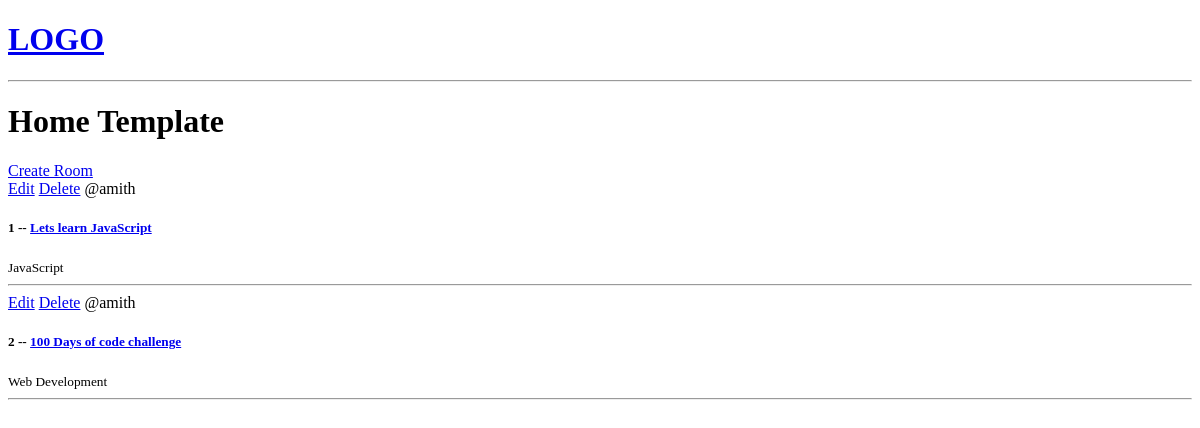
Before: / with the older database file.
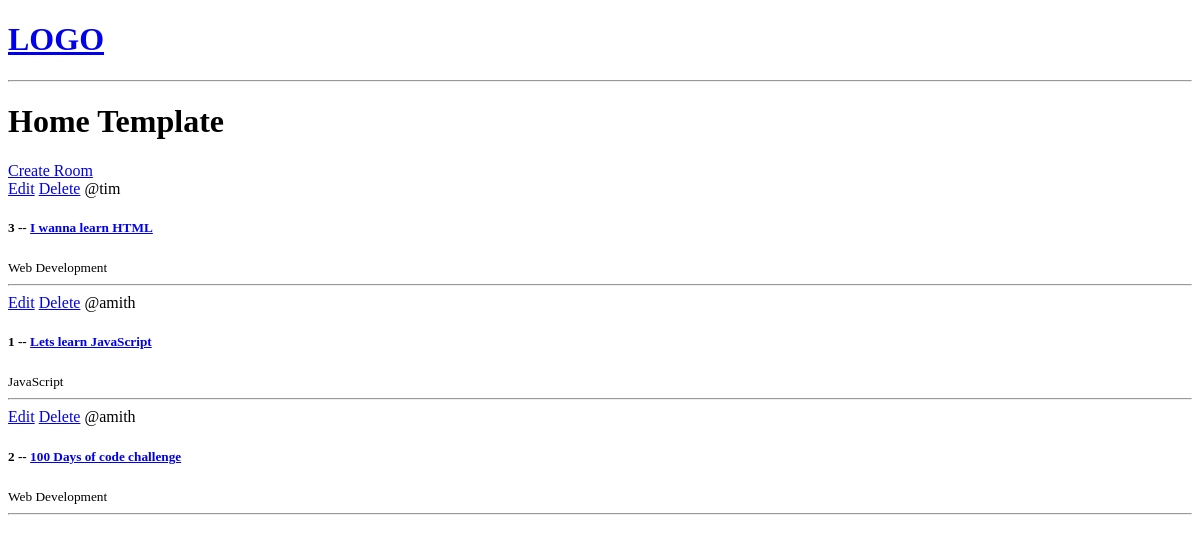
After: the same page with the newer database file.
### base/models.py (models this page shows, shortened)
class Room(models.Model):
    host = models.ForeignKey(User, on_delete=models.SET_NULL, null=True)
    topic = models.ForeignKey(Topic, on_delete=models.SET_NULL, null=True)
    name = models.CharField(max_length=200)
    desription = models.TextField(null = True, blank=True)
    updated = models.DateTimeField(auto_now=True)
    created = models.DateTimeField(auto_now_add=True)
    class Meta:
        ordering = ['-updated', '-created']

class Topic(models.Model):
    name = models.CharField(max_length=200)

### base/views.py (the view)
# urls.py: path('', views.home, name="home"),
def home(request):
    rooms = Room.objects.all()
    context = {'rooms': rooms}
    return render(request, 'base/home.html', context)

### base/templates/base/home.html
{% extends 'main.html' %}
{% block content %}
<h1>Home Template</h1>
<div>
    <a href="{% url 'create-room' %}">Create Room</a>
    <div>
        {% for room in rooms %}
            <div>
                <a href="{% url 'update-room' room.id %}">Edit</a>
                <a href="{% url 'delete-room' room.id %}">Delete</a>
                <span>@{{room.host.username}}</span>
                <h5>{{room.id}} -- <a href="{% url 'room' room.id %}">{{room.name}}</a></h5>
                <small>{{room.topic.name}}</small>
                <hr>
            </div>
        {% endfor %}
    </div>
</div>
{% endblock content %}

### templates/main.html (shortened to what this page needs)
<!DOCTYPE html>
<html>
<head>
</head>
<body>
    {% include 'navbar.html' %}
    {% block content %}
    {% endblock %}
</body>
</html>

### templates/navbar.html
<a href="/">
    <h1>LOGO</h1>
</a>
<hr>

Changed rows visible on the page:
added Room: host.username "tim", id "3", name "I wanna learn HTML", topic.name "Web Development"
